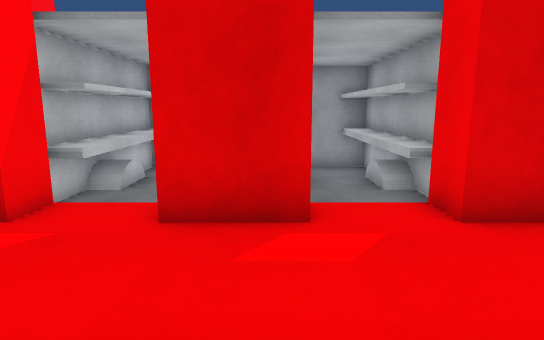
view 1 (above)

17 first-person views from a walk through a 3-D level made in the Unity game engine. The camera is 1.5 m above the floor, tilts 10° down and sees 75° across. The floor is counted in squares, 1 m on a side. Each view is taken from the middle of a square. On the plan, view 1 faces up. The plan holds only what a view shows up to about 16 squares ahead; the rest is blank. The place goes on beyond the plan. The player character is not drawn. Surface patterns are stand-ins for the level's own textures.

view 2
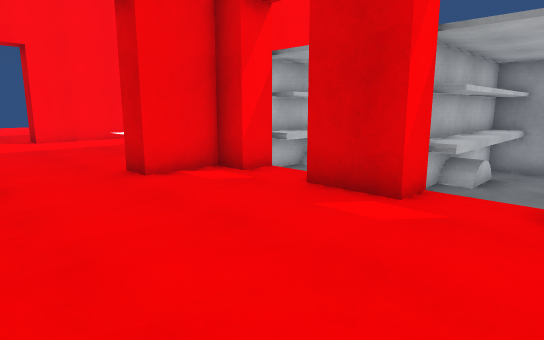

view 3
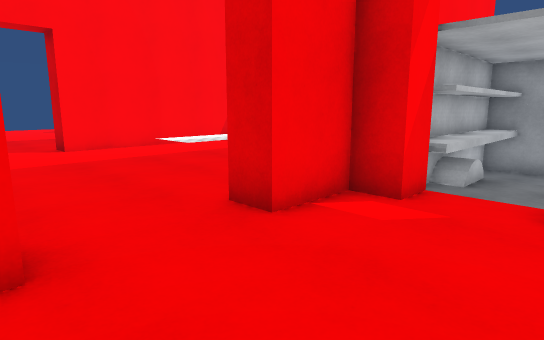

view 4
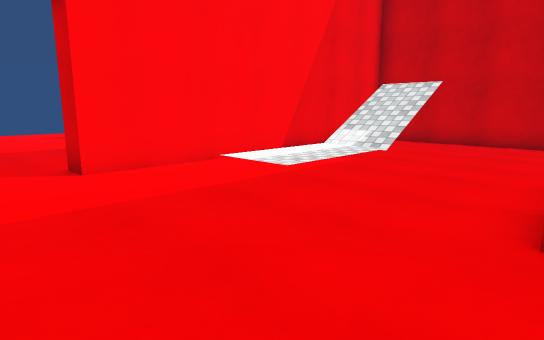

view 5
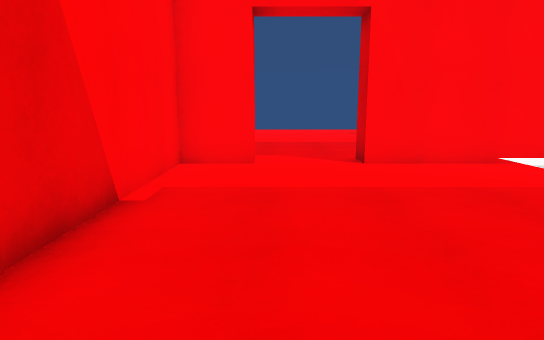

view 6
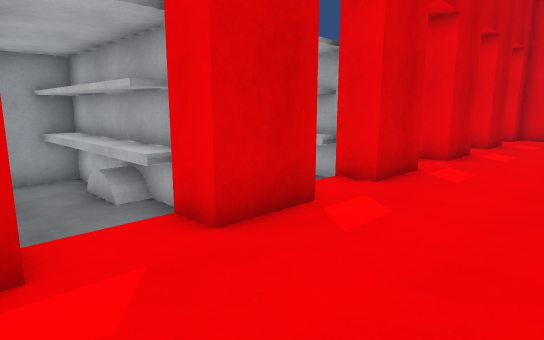

view 7
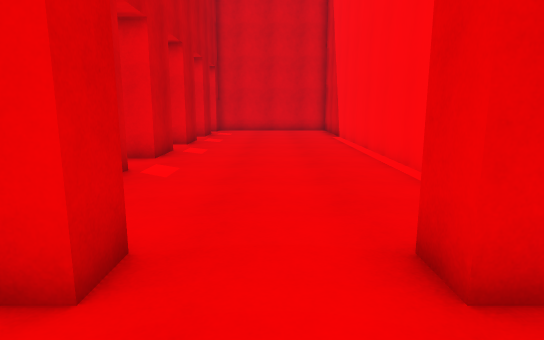

view 8
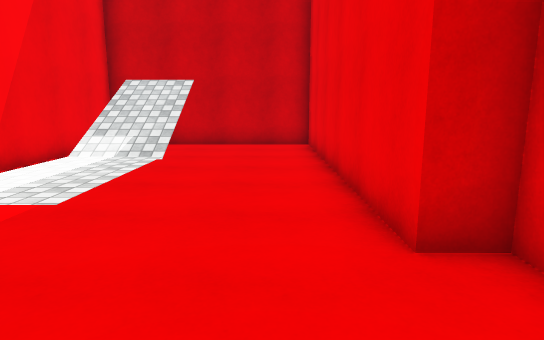

view 9
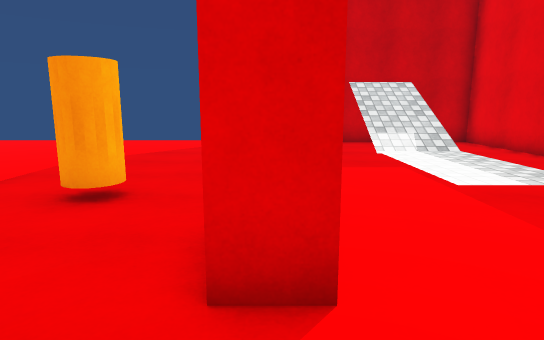

view 10
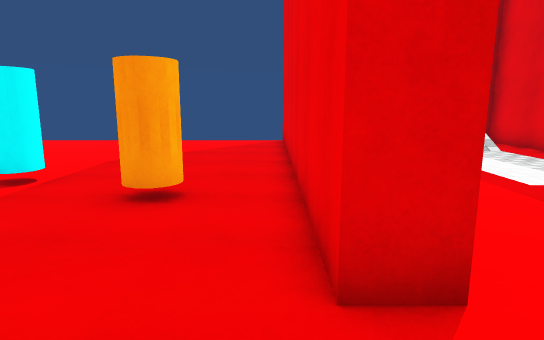

view 11
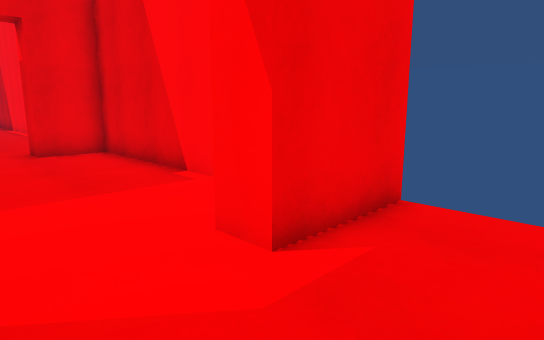

view 12
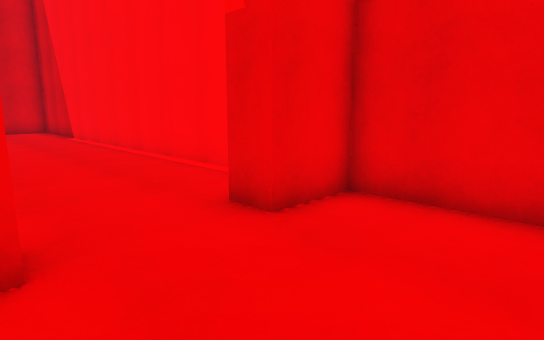

view 13
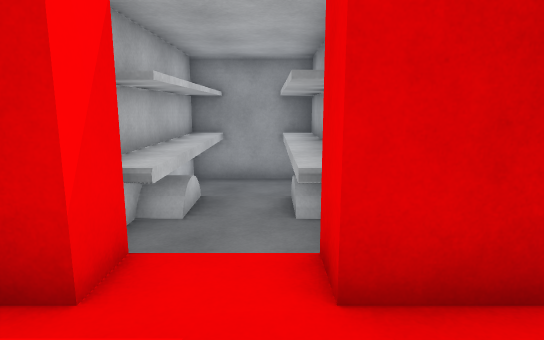

view 14
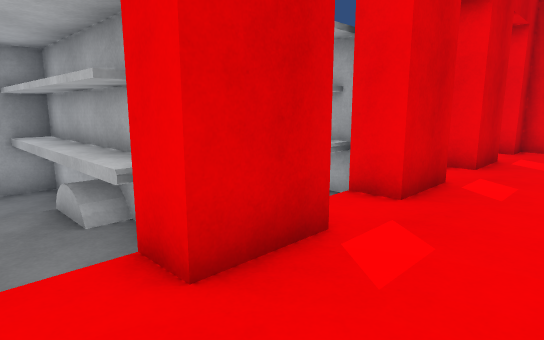

view 15
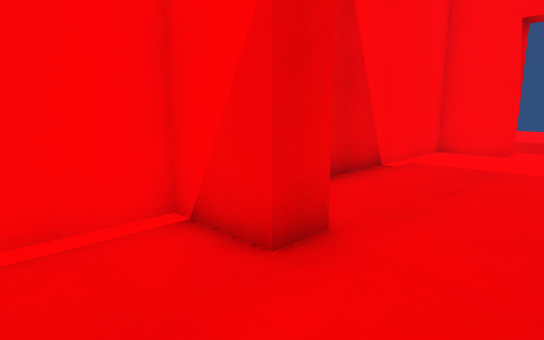

view 16
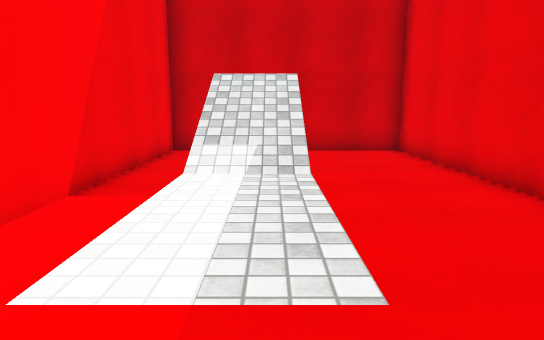

view 17
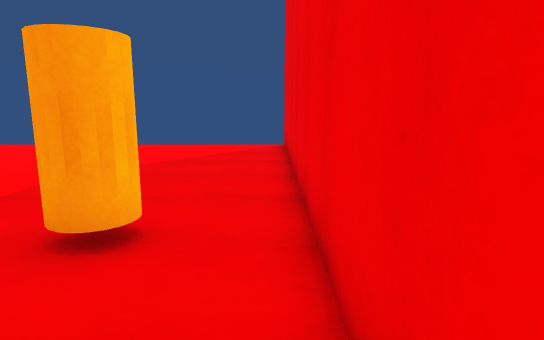

### Floor plan
Key: @ floor where view 1 was taken; # wall or solid block; . main floor; : floor 0.5 m higher than the main floor; / step, stairs or slope; = window, fence, low wall or low ledge; ^ raised ledge; O other object.
Columns run from 23 left of view 1 to 4 right of it. Each row starts with its distance up from view 1.
 16 ....##########
 15 ....#........#
 14 ....#..  ....#
 13 ....#..  ....#
 12 ....#........# OOOOOOOOOOOO
 11 ....#..^^....# OOOOOOOOOOOO
 10 ....#..//....# OOOOOOOOOOOO
  9 ....#..//....# OOOOOOOOOOOO
  8 ....#..::....# OOOOOOOOOOOO
  7 ....#..::....# OOOOOOOOOOOO
  6 .O..#..::....# OOOOOO=OOOOO
  5 ....#..//....###..##..##..##
  4 ....#.........#.............
  3 ....#.........#.............
  2 ............................
  1 ............................
  0 .......................@....
 -1 ....#.........#.............
 -2  ...#.........#.............
 -3  ...########################
 -4     #

Where each view was taken, in squares from view 1:
view 1: 0 up, 0 right, facing up
view 2: 1 down, 1 left, facing up-left
view 3: 1 down, 5 left, facing up-left
view 4: 0 up, 10 left, facing up-left
view 5: 0 up, 9 left, facing left
view 6: 1 up, 8 left, facing up-right
view 7: 1 up, 12 left, facing right
view 8: 1 up, 12 left, facing up
view 9: 0 up, 19 left, facing up
view 10: 0 up, 20 left, facing up
view 11: 2 up, 22 left, facing down-right
view 12: 3 up, 13 left, facing down-right
view 13: 2 up, 2 right, facing up
view 14: 2 up, 3 left, facing up-right
view 15: 2 up, 6 left, facing down-left
view 16: 3 up, 15 left, facing up
view 17: 2 up, 20 left, facing up
